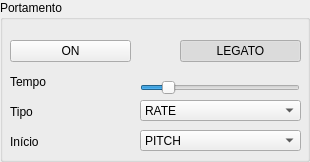
            <widget class="QGroupBox" name="groupBox_12">
             <property name="sizePolicy">
              <sizepolicy hsizetype="Preferred" vsizetype="MinimumExpanding">
               <horstretch>0</horstretch>
               <verstretch>0</verstretch>
              </sizepolicy>
             </property>
             <property name="title">
              <string>Portamento</string>
             </property>
             <widget class="QPushButton" name="btnPortamentoSwitch_2">
              <property name="geometry">
               <rect>
                <x>10</x>
                <y>40</y>
                <width>121</width>
                <height>22</height>
               </rect>
              </property>
              <property name="focusPolicy">
               <enum>Qt::StrongFocus</enum>
              </property>
              <property name="accessibleName">
               <string>toggle-btn</string>
              </property>
              <property name="text">
               <string>ON</string>
              </property>
              <property name="checkable">
               <bool>true</bool>
              </property>
              <property name="checked">
               <bool>false</bool>
              </property>
             </widget>
             <widget class="QPushButton" name="btnPortamentoMode_2">
              <property name="geometry">
               <rect>
                <x>180</x>
                <y>40</y>
                <width>121</width>
                <height>22</height>
               </rect>
              </property>
              <property name="accessibleName">
               <string>toggle-btn</string>
              </property>
              <property name="text">
               <string>LEGATO</string>
              </property>
              <property name="checkable">
               <bool>true</bool>
              </property>
              <property name="checked">
               <bool>true</bool>
              </property>
             </widget>
             <widget class="QLabel" name="label_87">
              <property name="geometry">
               <rect>
                <x>10</x>
                <y>70</y>
                <width>75</width>
                <height>23</height>
               </rect>
              </property>
              <property name="text">
               <string>Tempo</string>
              </property>
             </widget>
             <widget class="QSlider" name="portamentoTime_2">
              <property name="geometry">
               <rect>
                <x>140</x>
                <y>80</y>
                <width>160</width>
                <height>16</height>
               </rect>
              </property>
              <property name="maximum">
               <number>127</number>
              </property>
              <property name="value">
               <number>18</number>
              </property>
              <property name="orientation">
               <enum>Qt::Horizontal</enum>
              </property>
             </widget>
             <widget class="QLabel" name="label_88">
              <property name="geometry">
               <rect>
                <x>10</x>
                <y>100</y>
                <width>75</width>
                <height>23</height>
               </rect>
              </property>
              <property name="text">
               <string>Tipo</string>
              </property>
             </widget>
             <widget class="QLabel" name="label_89">
              <property name="geometry">
               <rect>
                <x>10</x>
                <y>130</y>
                <width>75</width>
                <height>23</height>
               </rect>
              </property>
              <property name="text">
               <string>Início</string>
              </property>
             </widget>
             <widget class="QComboBox" name="portamentoType_2">
              <property name="geometry">
               <rect>
                <x>140</x>
                <y>100</y>
                <width>161</width>
                <height>21</height>
               </rect>
              </property>
              <item>
               <property name="text">
                <string>RATE</string>
               </property>
              </item>
              <item>
               <property name="text">
                <string>TIME</string>
               </property>
              </item>
             </widget>
             <widget class="QComboBox" name="portamentoStart_2">
              <property name="geometry">
               <rect>
                <x>140</x>
                <y>130</y>
                <width>161</width>
                <height>21</height>
               </rect>
              </property>
              <item>
               <property name="text">
                <string>PITCH</string>
               </property>
              </item>
              <item>
               <property name="text">
                <string>NOTE</string>
               </property>
              </item>
             </widget>
            </widget>
